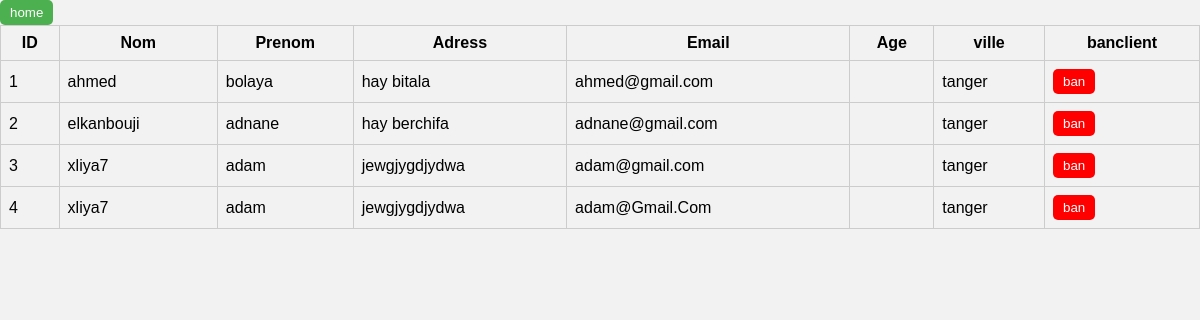
/admin/client_admin/client.php, run on the app's committed database.
### tables this page shows
CREATE TABLE IF NOT EXISTS `client` (
  `Idclient` int NOT NULL AUTO_INCREMENT,
  `Nomclient` varchar(30) NOT NULL,
  `Prenomclient` varchar(30) NOT NULL,
  `Adresseclient` varchar(30) NOT NULL,
  `Emailclient` varchar(30) NOT NULL,
  `Passwordclient` varchar(30) NOT NULL,
  `DateNaissance` date NOT NULL,
  `ville` varchar(20) NOT NULL,
  `nombre` int NOT NULL,
  PRIMARY KEY (`Idclient`)
);

### admin/client_admin/client.php (the view, shortened to what this page needs)
<?php
require("connexion.php");
$reqselclient = $connexion->prepare("SELECT * FROM client ");
$reqselclient->execute();
?>
<!DOCTYPE html>
<html lang="en">
<head>
</head>
<body>
<button class=ac><a href="../acueille.php">home</a></button>
    <table border="1" width="100%">
        <tr>
            <th>ID</th>
            <th>Nom</th>
            <th>Prenom</th>
            <th>Adress</th>
            <th>Email</th>
            <th>Age</th>
            <th>ville</th>
            <th>banclient</th>
        </tr>
        <?php while ($ligne = $reqselclient->fetch(PDO::FETCH_OBJ)) { ?>
            <tr>
                <td><?php echo $ligne->Idclient; ?></td>
                <td><?php echo $ligne->Nomclient; ?></td>
                <td><?php echo $ligne->Prenomclient; ?></td>
                <td><?php echo $ligne->Adresseclient; ?></td>
                <td><?php echo $ligne->Emailclient; ?></td>
                <td><?php echo $ligne->Age; ?></td>
                <td><?php echo $ligne->ville; ?></td>
                <td><button class="ban"><a href="deleteclient.php?Idclient=<?php echo $ligne->Idclient; ?>">ban</a></button></td>
            </tr>
        <?php } ?>
    </table>
</body>
</html>

### admin/client_admin/client.php (style rules this page uses)
body { font-family: Arial, sans-serif; background-color: #f2f2f2; margin: 0; padding: 0; }
table { width: 100%; border-collapse: collapse; }
th, td { padding: 8px; border: 1px solid #ccc; }
th { background-color: #f2f2f2; font-weight: bold; }
button { display: inline-block; padding: 5px 10px; background-color: #4caf50; color: #fff; border: none; border-radius: 5px; text-decoration: none; cursor: pointer; }
button a { color: #fff; text-decoration: none; }
button.ban { background-color: red; }

### data on the page
client: Idclient "1", Nomclient "ahmed", Prenomclient "bolaya", Adresseclient "hay bitala", Emailclient "ahmed@gmail.com", ville "tanger"
client: Idclient "2", Nomclient "elkanbouji", Prenomclient "adnane", Adresseclient "hay berchifa", Emailclient "adnane@gmail.com", ville "tanger"
client: Idclient "3", Nomclient "xliya7", Prenomclient "adam", Adresseclient "jewgjygdjydwa", Emailclient "adam@gmail.com", ville "tanger"
client: Idclient "4", Nomclient "xliya7", Prenomclient "adam", Adresseclient "jewgjygdjydwa", Emailclient "adam@Gmail.Com", ville "tanger"
